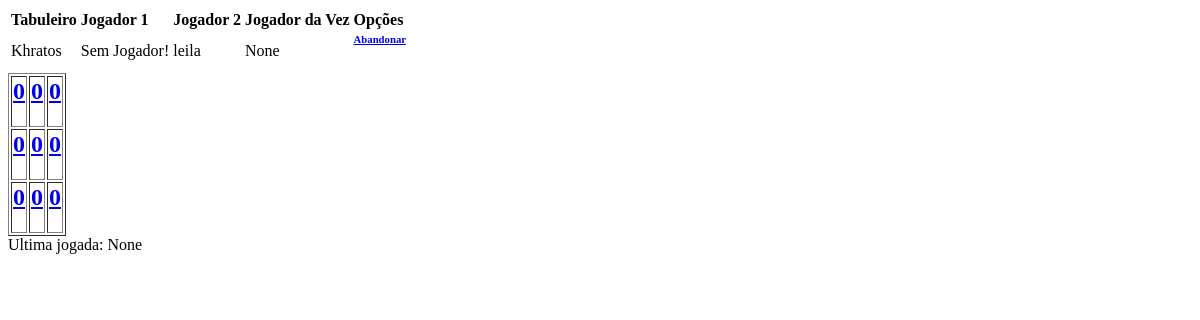
Page /tabuleiro/atualizar/2/ (signed in) on the earlier database version.
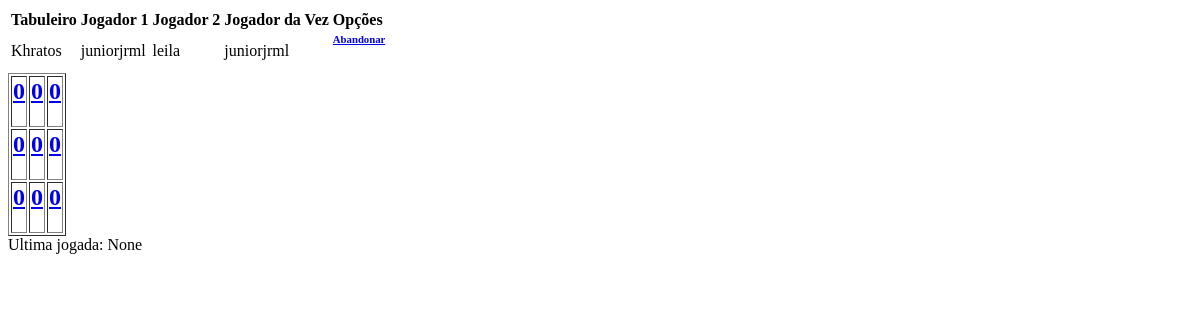
Same page on the later database version.
### core/models.py (models this page shows, shortened)
class Tabuleiro(models.Model):
    nome = models.CharField(max_length=100)
    jogador1 = models.ForeignKey(User, related_name='jogador1', blank=True, null=True, on_delete=models.SET(None))
    jogador2 = models.ForeignKey(User, related_name='jogador2', blank=True, null=True, on_delete=models.SET(None))
    jogador_da_vez = models.ForeignKey(User, related_name='jogador_da_vez', blank=True, null=True, on_delete=models.SET(None))
    tempo_ultima_jogada = models.DateTimeField(verbose_name="Ultima Jogada",null=True, blank=True)
    casa1 = models.IntegerField()
    casa2 = models.IntegerField()
    casa3 = models.IntegerField()
    casa4 = models.IntegerField()
    casa5 = models.IntegerField()
    casa6 = models.IntegerField()
    casa7 = models.IntegerField()
    casa8 = models.IntegerField()
    casa9 = models.IntegerField()
    def get_jogador1(self):
        return self.jogador1
    def get_jogador2(self):
        return self.jogador2
    def tem_vaga(self):
        if self.jogador1 != None and self.jogador2 != None:
            return False
        else:
            return True
    def get_campo1(self):
        return self.casa1
    def get_campo2(self):
        return self.casa2
    def get_campo3(self):
        return self.casa3
    def get_campo4(self):
        return self.casa4
    def get_campo5(self):
        return self.casa5
    def get_campo6(self):
        return self.casa6
    def get_campo7(self):
        return self.casa7
    def get_campo8(self):
        return self.casa8
    def get_campo9(self):
        return self.casa9
    def get_tempo_ultima_jogada(self):
        if self.tempo_ultima_jogada:
            return self.tempo_ultima_jogada.strftime("%H %M %S")
        return None
    def e_vitoria(self):
        jogadores = [1,2]
        tabu =[[self.casa1, self.casa2, self.casa3],
            [self.casa4, self.casa5, self.casa6],
            [self.casa7, self.casa8, self.casa9]]
        def casa(coord):
            if tabu[coord[0]][coord[1]] == 1:
                return True
            else:
                return False
        solucoes = [[(0, 0), (0, 1), (0, 2)],
                    [(0, 0), (1, 0), (2, 0)],
                    [(2, 2), (1, 2), (0, 2)],  # 0|
                    [(2, 2), (1, 2), (0, 2)],  # __
                    [(1, 1), (0, 0), (2, 2)],  # /
                    [(1, 1), (0, 2), (2, 0)],  # \
                    [(1, 1), (0, 1), (2, 1)],  # |
                    [(1, 1), (1, 0), (1, 2)]]  # --
        for jogador in jogadores:
            for solucao in solucoes:
                flag_da_vitoria = 1
                for coordenada in solucao:
                    if not casa(coordenada) == jogador:
                        flag_da_vitoria = 0
                if flag_da_vitoria == 1:
                    return jogador
        return False

### core/views.py (the view, shortened to what this page needs)
# urls.py: path('tabuleiro/atualizar/<int:id_tabuleiro>/', views.atualiza),
@login_required(login_url='/login/')
def atualiza(request, id_tabuleiro):
    dados = {}
    user = request.user
    tabuleiro = Tabuleiro.objects.get(id=id_tabuleiro)
    vitoria = tabuleiro.e_vitoria()
    if vitoria == 0:
        dados['tabuleiro'] = tabuleiro
        return render(request, 'jogo_da_velha.html', dados)
    elif vitoria == 1:
        vitorioso = tabuleiro.jogador1
    else:
        vitorioso = tabuleiro.jogador2

### templates/jogo_da_velha.html (shortened to what this page needs)
    <table>
        <tr>
            <td> <b>Tabuleiro</b> </td>
            <td> <b>Jogador 1</b> </td>
            <td> <b>Jogador 2</b> </td>
            <td> <b>Jogador da Vez</b> </td>
            <td> <b>Opções</b></td>
        </tr>
        <tr>
            <td> {{ tabuleiro.nome }} </td>
            <td>
                {% if not tabuleiro.jogador1 %}
                    Sem Jogador!
                {% else %}
                    {{ tabuleiro.jogador1 }}
                {% endif %}
            </td>
            <td>
                {% if not tabuleiro.jogador2 %}
                    Sem Jogador!
                {% else %}
                    {{ tabuleiro.jogador2 }}
                {% endif %}
            </td>
            <td>{{ tabuleiro.jogador_da_vez }}</td>
            <td>
                {% if tabuleiro.tem_vaga and tabuleiro.get_jogador1 != user and tabuleiro.get_jogador2 != user %}
                    <a href="/tabuleiro/registrajogador/{{ tabuleiro.id }}"><h6>Entre Nessa Partida</h6></a>
                {% elif tabuleiro.get_jogador1 == user or tabuleiro.get_jogador2 == user %}
                    <a href="/tabuleiro/abandonar/{{ tabuleiro.id }}"><h6>Abandonar</h6></a>
                {% endif %}
            </td>
        </tr>
    </table>
    <table border="1">
                <tr>
                    <td><a href="/tabuleiro/jogada/{{ tabuleiro.id }}/1"><div id="campo1"><h2>{{ tabuleiro.get_campo1 }}</h2></div></a></td>
                    <td><a href="/tabuleiro/jogada/{{ tabuleiro.id }}/2"><div id="campo2"><h2>{{ tabuleiro.get_campo2 }}</h2></div></a></td>
                    <td><a href="/tabuleiro/jogada/{{ tabuleiro.id }}/3"><div id="campo3"><h2>{{ tabuleiro.get_campo3 }}</h2></div></a></td>
                </tr>
                <tr>
                    <td><a href="/tabuleiro/jogada/{{ tabuleiro.id }}/4"><div id="campo4"><h2>{{ tabuleiro.get_campo4 }}</h2></div></a></td>
                    <td><a href="/tabuleiro/jogada/{{ tabuleiro.id }}/5"><div id="campo5"><h2>{{ tabuleiro.get_campo5 }}</h2></div></a></td>
                    <td><a href="/tabuleiro/jogada/{{ tabuleiro.id }}/6"><div id="campo6"><h2>{{ tabuleiro.get_campo6 }}</h2></div></a></td>
                </tr>
                <tr>
                    <td><a href="/tabuleiro/jogada/{{ tabuleiro.id }}/7"><div id="campo7"><h2>{{ tabuleiro.get_campo7 }}</h2></div></a></td>
                    <td><a href="/tabuleiro/jogada/{{ tabuleiro.id }}/8"><div id="campo8"><h2>{{ tabuleiro.get_campo8 }}</h2></div></a></td>
                    <td><a href="/tabuleiro/jogada/{{ tabuleiro.id }}/9"><div id="campo9"><h2>{{ tabuleiro.get_campo9 }}</h2></div></a></td>
                </tr>
            </table>
            Ultima jogada: {{ tabuleiro.get_tempo_ultima_jogada }}
            {% load static %}

Differences in the rows shown:
changed Tabuleiro "Khratos": jogador1 (not shown) → "juniorjrml"; jogador_da_vez "None" → "juniorjrml"
Other differences:
text no longer shown: "Sem Jogador!"
